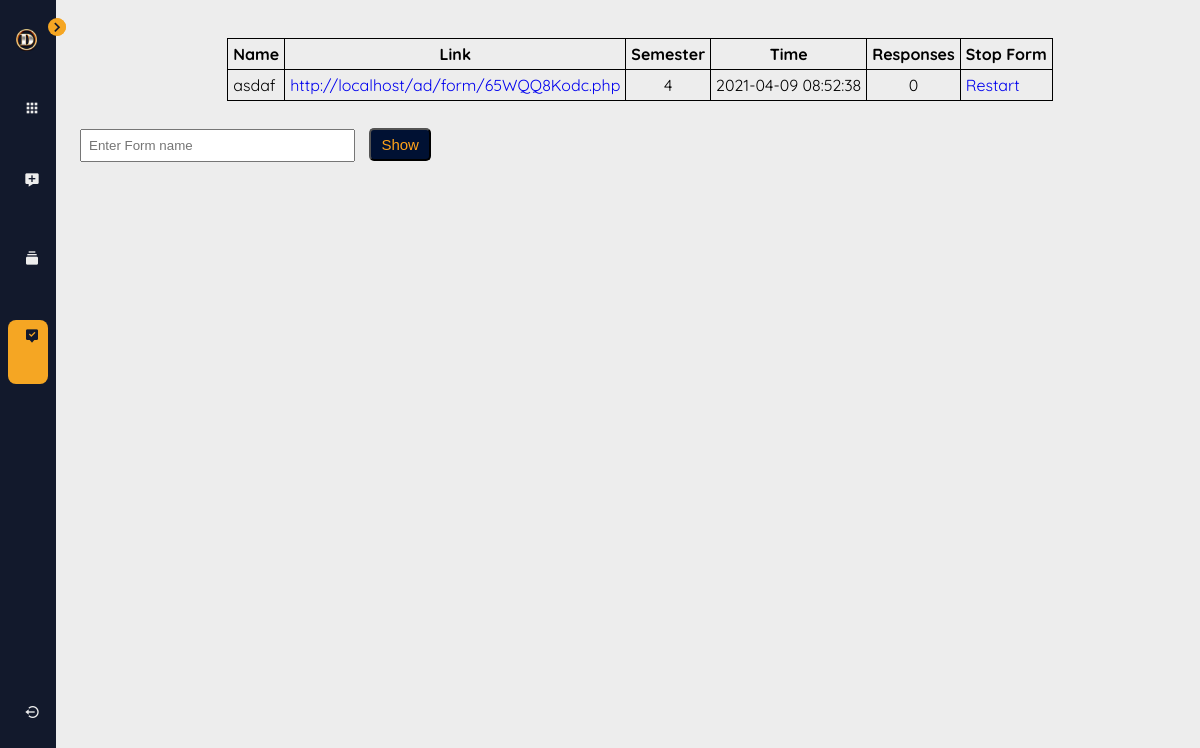
/ad/result_all.php (signed in), run on the app's committed database.
### tables this page shows
CREATE TABLE `detail` (
  `uid` varchar(10) NOT NULL,
  `Name` varchar(20) NOT NULL,
  `a_table` varchar(15) NOT NULL,
  `q_table` varchar(15) NOT NULL,
  `sem` varchar(3) NOT NULL,
  `link` varchar(100) NOT NULL,
  `Time` varchar(40) DEFAULT NULL,
  `Flag` int(1) NOT NULL DEFAULT 1
);

### ad/show.php (the view, shortened to what this page needs)
<!DOCTYPE html>
<html>
<head>
</head>
<body>
	  <!DOCTYPE html>
<html lang="en">
    <head>
        <link rel="stylesheet" href="styles.css">
        <link href='https://cdn.jsdelivr.net/npm/boxicons@2.0.5/css/boxicons.min.css' rel='stylesheet'>
    </head>
    <body id="body">
        <div class="l-navbar" id="navbar">
            <nav class="nav">
                <div>
                    <a href="#" class="nav__logo">
                    </a>
                    <ul class="nav__list">
                        <a href="http://localhost/ad/type.php" class="nav__link">
                        </a>
                        <a href="http://localhost/ad/select.php" class="nav__link ">
                        </a>
                        <a href="http://localhost/ad/show.php" class="nav__link active">
                        </a>
                        <a href="http://localhost/ad/result.php" class="nav__link">
                        </a>
                    </ul>
                </div>
                <a href="http://localhost/ad/logout.php" class="nav__link">
                </a>
            </nav>
        </div>
    </body>
</html>
<div style="margin-top:2%;">
<?php
$uid = $_COOKIE['uname'];
$sql = "SELECT * FROM `detail` where uid = '$uid' and `Flag`=1 or `Flag` =2 ORDER BY Time ASC;";
include('web.php');
$result = mysqli_query($conn,$sql);
while($row = $result->fetch_array(MYSQLI_ASSOC))
	{
        $rows[] = $row;
    }
echo "<center><table>";
echo "
	<tr><th>Name</th><th>Link</th><th>Semester</th><th>Time</th><th>Responses</th><th>Stop Form</th></tr>
	";
foreach($rows as $row)
{
	$atbl=$row['a_table'];
	$result = mysqli_query($conn,"SELECT * FROM `$atbl`");
	$res = mysqli_num_rows($result);
    $flag = $row['Flag'];
	if($flag == 1){
	echo
	"<tr>
	<td>".$row['Name']."</td>
	<td><a href='".$row['link']."' target='_blank'>".$row['link']."</a></td>
	<td align='center'>".$row['sem']."</td>
	<td>".$row['Time']."</td>
	<td align='center'>$res</td>
    <td><a href='stop.php?uid=".$row['uid']."&t_name=".$row['Name'].";'>Stop</a></td>
	</tr>";
        }
    else{
       echo
    "<tr>
    <td>".$row['Name']."</td>
    <td><a href='".$row['link']."' target='_blank'>".$row['link']."</a></td>
    <td align='center'>".$row['sem']."</td>
    <td>".$row['Time']."</td>
    <td align='center'>$res</td>
    <td><a href='restart.php?uid=".$row['uid']."&t_name=".$row['Name'].";'>Restart</a></td>
    </tr>";
    }
}
echo "</table></center>";
?>
</div>
</body>
</html>

### ad/styles.css (style rules this page uses)
:root { --first-color: #12192C; --second-color: #F5A623; --white-color: #EDEDED; }
:root { --body-font: 'Quicksand', sans-serif; --small-font-size: 0.875rem; }
@media screen and (min-width: 768px) { :root { --small-font-size: 0.938rem; } }
:root { --z-back: -10; --z-normal: 1; --z-tooltip: 10; --z-fixed: 100; --z-modal: 1000; }
body { position: relative; margin: 0; padding: 1rem 0 0 5rem; font-family: var(--body-font); background-color: var(--white-color); -webkit-transition: .5s; transition: .5s; }
ul, li { margin: 0; padding: 0; list-style: none; }
a { text-decoration: none; }
.l-navbar { position: fixed; top: 0; left: 0; width: 56px; height: 100vh; background-color: var(--first-color); padding: 1.25rem .5rem 2rem; -webkit-transition: .5s; transition: .5s; z-index: var(--z-fixed); }
.nav { height: 100%; display: -webkit-box; display: -ms-flexbox; display: flex; -webkit-box-orient: vertical; -webkit-box-direction: normal; -ms-flex-direction: column; flex-direction: column; -webkit-box-pack: justify; -ms-flex-pack: justify; justify-content: space-between; overflow: hidden; }
.nav__logo { display: -webkit-box; display: -ms-flexbox; display: flex; -webkit-box-align: center; -ms-flex-align: center; align-items: center; margin-bottom: 2rem; padding: 0 .5rem; }
.nav__link { display: -webkit-box; display: -ms-flexbox; display: flex; -webkit-box-align: center; -ms-flex-align: center; align-items: center; padding: .5rem; margin-bottom: .5rem; border-radius: .5rem; color: var(--white-color); -webkit-transition: .3s; transition: .3s; }
.active { background-color: var(--second-color); color: var(--first-color); }

### ad/result_all.php (style rules this page uses)
table, th, td { border-width:5px; border: 1px solid black; padding:5px; border-collapse: collapse; }

### ad/show.php (style rules this page uses)
table, th, td { border-width:5px; border: 1px solid black; padding:5px; border-collapse: collapse; }

### data on the page
detail: Name "asdaf", link "http://localhost/ad/form/65WQQ8Kodc.php", sem "4", Time "2021-04-09 08:52:38", res "0"
